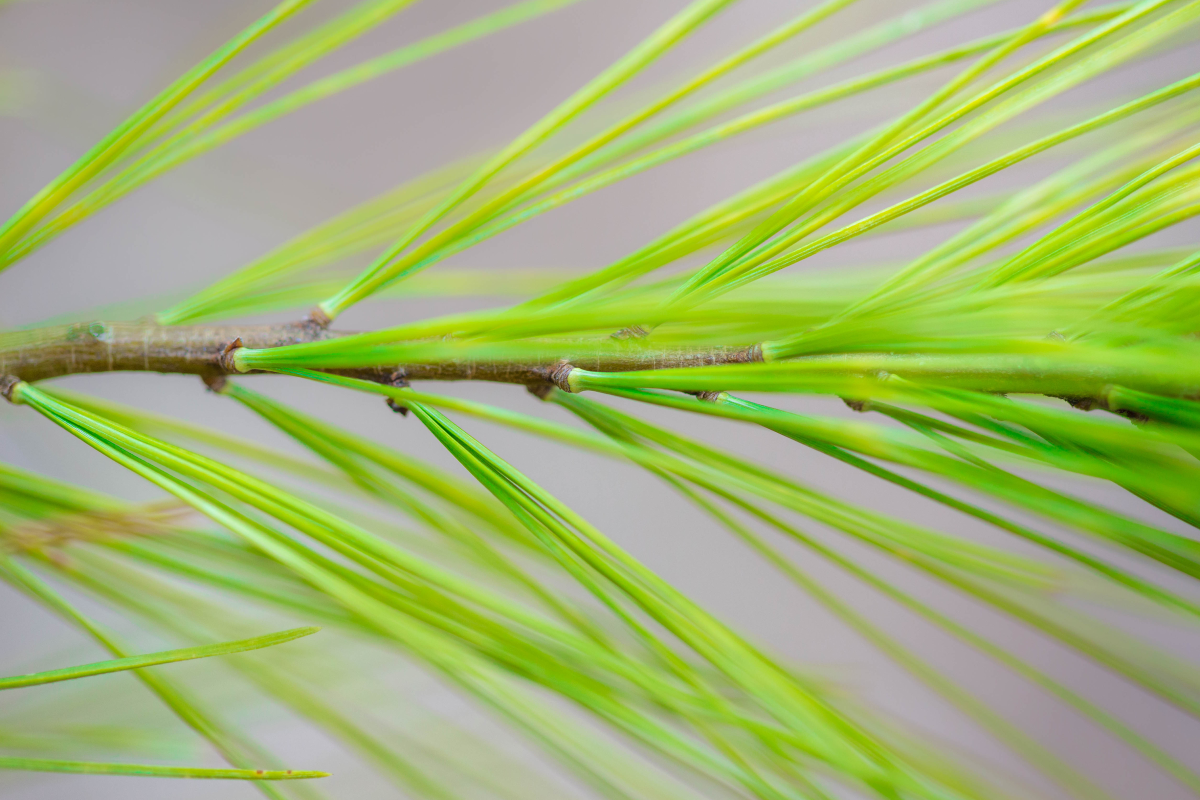
#> input picture almanca-sozluk-projesi/assets/trees/leaves_bg.png, 2400 x 1600 px (shown at 1/2 size)
$ python -i generate_tree_assets.py   (imports and definitions only)
#> lines starting #> are read from the running program, lines starting #| are printed output that depends on the picture
#> further down, picture is the input picture: PIL image 2400x1600 RGBA; mean R, G, B, A 162.5, 181.7, 114.9, 255
from __future__ import annotations

from io import BytesIO
from pathlib import Path
from urllib.request import Request, urlopen

from PIL import Image, ImageEnhance, ImageOps


PROJECT_ROOT = Path(__file__).resolve().parents[1]
ASSETS_DIR = PROJECT_ROOT / "assets" / "trees"

PHOTO_SOURCES = {
    "hero_tree": {
        "download_url": "https://live.staticflickr.com/65535/51933137722_c74e431736_o.jpg",
        "focus": (0.55, 0.52),
    },
    "detail_tree": {
        "download_url": "https://upload.wikimedia.org/wikipedia/commons/d/d5/Pine_%28Unsplash%29.jpg",
        "focus": (0.52, 0.38),
    },
    "hero_tree_bg": {
        "download_url": "https://live.staticflickr.com/1823/43004489601_b298acb3a5_o.jpg",
        "focus": (0.52, 0.58),
    },
    "leaves_bg": {
        "download_url": "https://live.staticflickr.com/1521/25616690335_d3ddcd28d6_o.jpg",
        "focus": (0.5, 0.46),
    },
}

OUTPUT_SPECS = {
    "hero_tree.png": {"source": "hero_tree", "size": (2400, 1800)},
    "hero_tree_mirror.png": {"source": "hero_tree", "size": (2400, 1800), "mirror": True},
    "detail_tree.png": {"source": "detail_tree", "size": (2200, 1800)},
    "detail_tree_mirror.png": {"source": "detail_tree", "size": (2200, 1800), "mirror": True},
    "hero_tree_bg.png": {"source": "hero_tree_bg", "size": (3200, 1200)},
    "hero_tree_bg_mirror.png": {"source": "hero_tree_bg", "size": (3200, 1200), "mirror": True},
    "hero_tree_bg_warm.png": {"source": "hero_tree_bg", "size": (3200, 1200), "warm": True},
    "leaves_bg.png": {"source": "leaves_bg", "size": (2400, 1600)},
}


# [29 lines left out: functions fetch_image, crop_to_cover, not called in this run]


def apply_warm_tint(image: Image.Image) -> Image.Image:
    base = image.convert("RGBA")
    r, g, b, a = base.split()
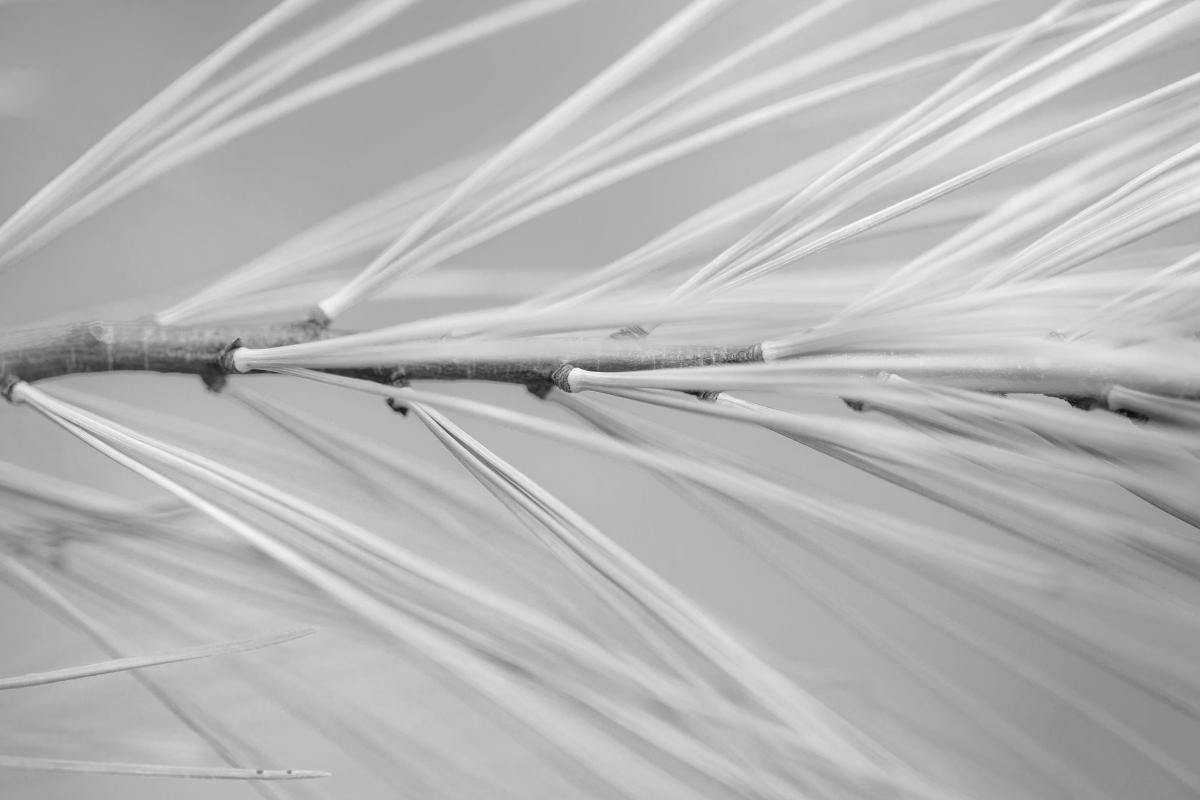
#> g: PIL image 2400x1600 L (shown at 1/2 size); min 6, max 255, mean 181.7
#> a: PIL image 2400x1600 L; every value is 255
    r = ImageEnhance.Brightness(r).enhance(1.05)
    g = ImageEnhance.Brightness(g).enhance(0.99)
    b = ImageEnhance.Brightness(b).enhance(0.84)
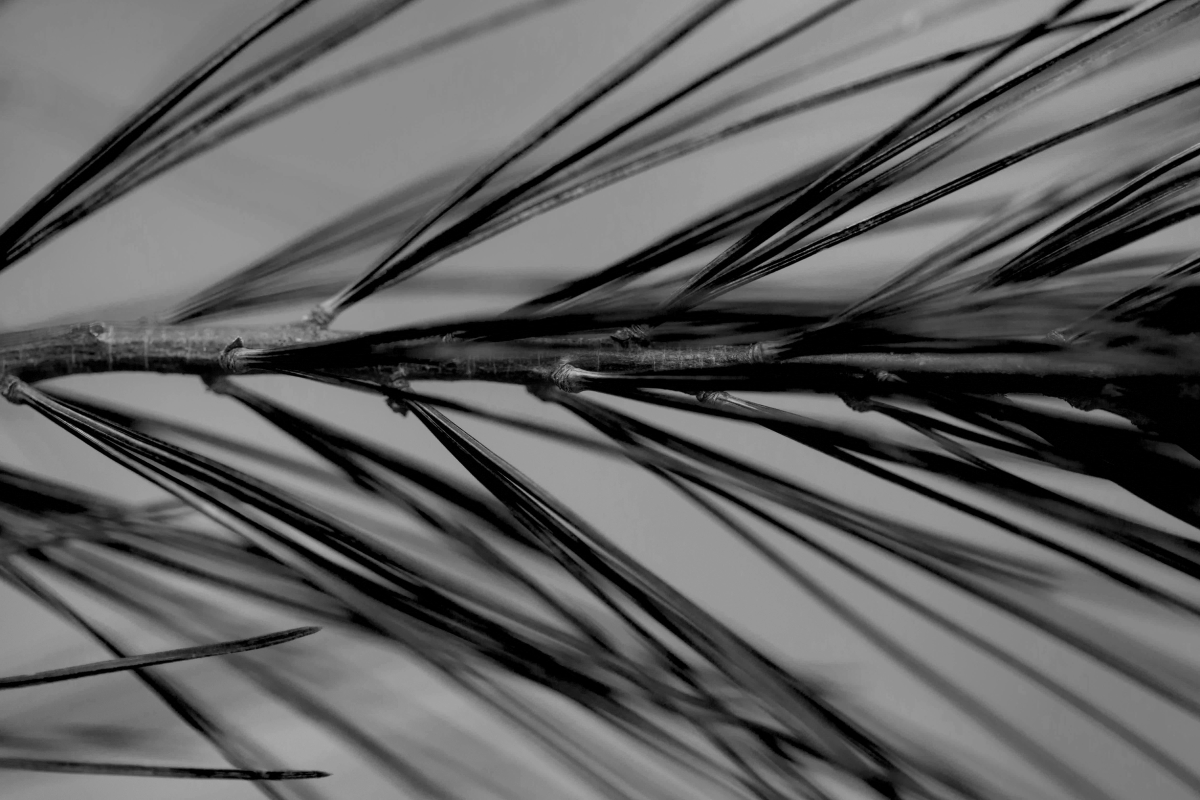
#> b: PIL image 2400x1600 L (shown at 1/2 size); min 0, max 194, mean 96.1
    merged = Image.merge("RGBA", (r, g, b, a))
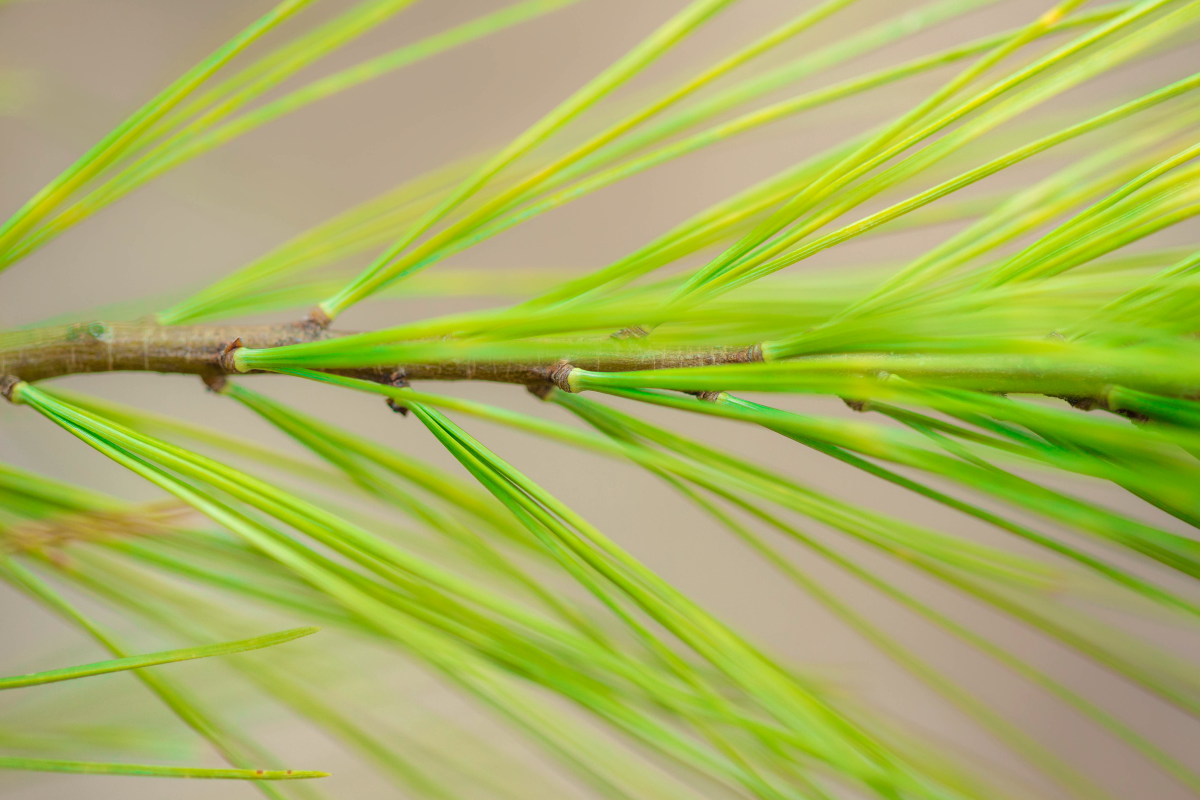
#> merged: PIL image 2400x1600 RGBA (shown at 1/2 size); mean R, G, B, A 170.1, 179.5, 96.1, 255
    overlay = Image.new("RGBA", merged.size, (218, 176, 112, 20))
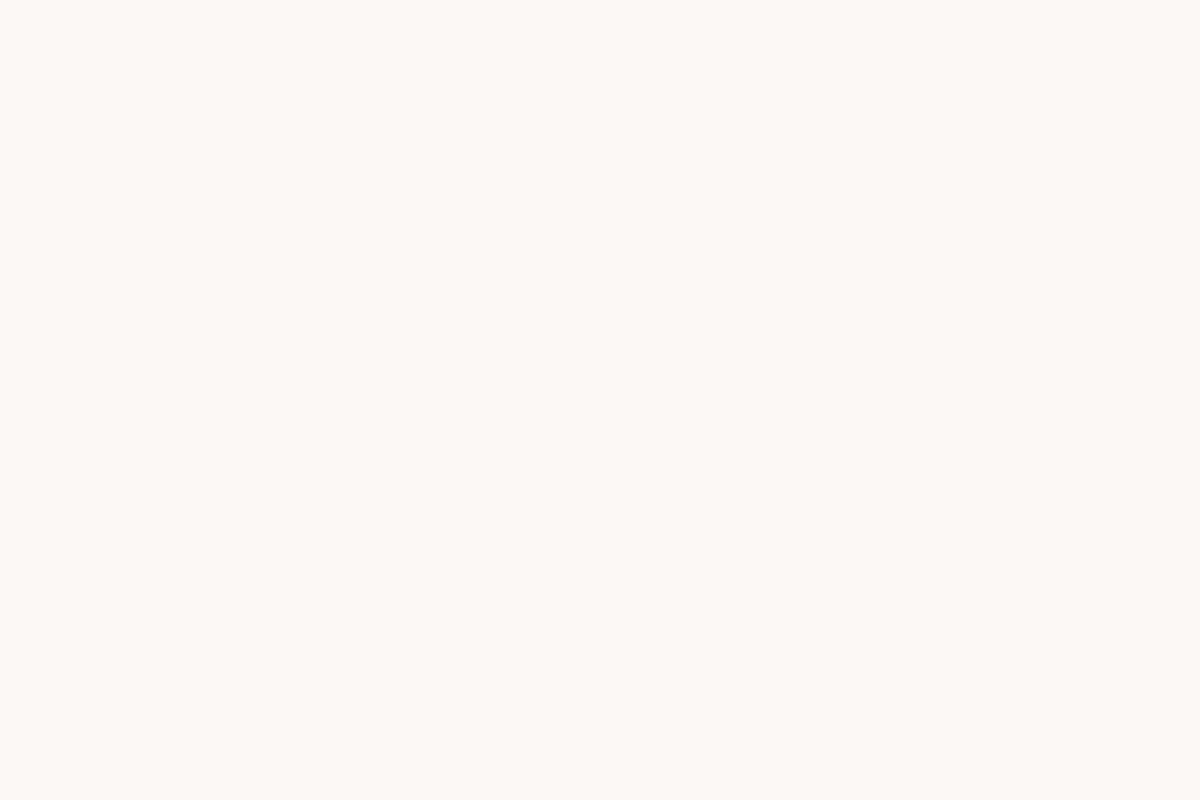
#> overlay: PIL image 2400x1600 RGBA (shown at 1/2 size); mean R, G, B, A 218, 176, 112, 20; transparent parts drawn white
    return Image.alpha_composite(merged, overlay)


# [17 lines left out: function render_assets, not called in this run]


# [5 lines not run here, left out]

>>> from PIL import Image
>>> picture = Image.open('../assets/trees/leaves_bg.png')
>>> result = apply_warm_tint(picture)
